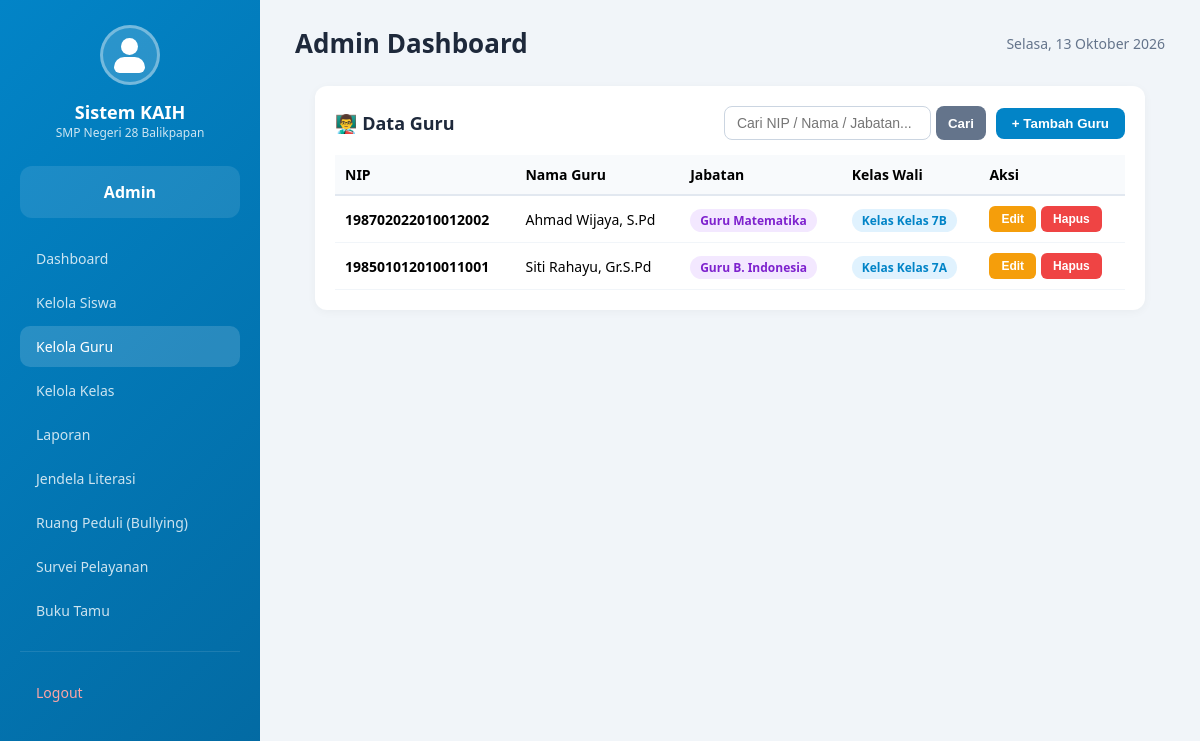
/aplikasi/admin/guru.php (signed in), run on the app's committed database.
### tables this page shows
CREATE TABLE `guru` (
  `id` bigint UNSIGNED NOT NULL,
  `nip` varchar(30) NOT NULL,
  `nama_guru` varchar(100) NOT NULL,
  `kelas` varchar(50) DEFAULT NULL,
  `jenis_kelamin` enum('L','P') DEFAULT NULL,
  `alamat` text,
  `no_hp` varchar(20) DEFAULT NULL,
  `jabatan` varchar(50) DEFAULT NULL,
  `created_at` timestamp NULL DEFAULT NULL,
  `updated_at` timestamp NULL DEFAULT NULL
);

### aplikasi/admin/guru.php (the view, shortened to what this page needs)
<?php
require_once '../../config/database.php';
$search = trim($_GET['q'] ?? '');
$query = "SELECT * FROM guru";
$params = [];
$query .= " ORDER BY nama_guru ASC";
$stmtGuru = $pdo->prepare($query);
$stmtGuru->execute($params);
$daftar_guru = $stmtGuru->fetchAll(PDO::FETCH_ASSOC);
require_once '../includes/header-kaih.php';
?>
<div class="card" style="padding: 20px; background: white; border-radius: 12px; box-shadow: 0 2px 10px rgba(0,0,0,0.04); margin: 20px;">
    <div style="display: flex; justify-content: space-between; align-items: center; margin-bottom: 15px; flex-wrap: wrap; gap: 10px;">
        <h3 style="margin: 0;">👨‍🏫 Data Guru</h3>
        <div style="display: flex; gap: 10px; align-items: center; flex-wrap: wrap;">
            <form method="GET" action="" style="display: flex; gap: 5px;">
                <input type="text" name="q" value="<?php echo htmlspecialchars($search); ?>" placeholder="Cari NIP / Nama / Jabatan..." style="padding: 8px 12px; border: 1px solid #cbd5e1; border-radius: 8px; font-size: 14px; outline: none;">
                <button type="submit" style="padding: 8px 12px; background: #64748b; color: white; border: none; border-radius: 8px; cursor: pointer; font-weight: 600;">Cari</button>
            </form>
            <button onclick="openModalTambah()" style="padding: 8px 16px; background: #0284c7; color: white; border: none; border-radius: 8px; cursor: pointer; font-weight: 600;">
                + Tambah Guru
            </button>
        </div>
    </div>
    <div style="overflow-x: auto;">
        <table style="width: 100%; border-collapse: collapse; font-size: 14px;">
            <thead>
                <tr style="background: #f8fafc; text-align: left;">
                    <th style="padding: 10px; border-bottom: 2px solid #e2e8f0;">NIP</th>
                    <th style="padding: 10px; border-bottom: 2px solid #e2e8f0;">Nama Guru</th>
                    <th style="padding: 10px; border-bottom: 2px solid #e2e8f0;">Jabatan</th>
                    <th style="padding: 10px; border-bottom: 2px solid #e2e8f0;">Kelas Wali</th>
                    <th style="padding: 10px; border-bottom: 2px solid #e2e8f0;">Aksi</th>
                </tr>
            </thead>
            <tbody>
                <?php if (empty($daftar_guru)): ?>
                    <tr>
                        <td colspan="5" style="padding: 20px; text-align: center; color: #94a3b8;">Tidak ada data guru ditemukan</td>
                    </tr>
                <?php else: ?>
                    <?php foreach ($daftar_guru as $g): ?>
                        <tr>
                            <td style="padding: 10px; border-bottom: 1px solid #f1f5f9;"><b><?php echo htmlspecialchars($g['nip']); ?></b></td>
                            <td style="padding: 10px; border-bottom: 1px solid #f1f5f9;"><?php echo htmlspecialchars($g['nama_guru']); ?></td>
                            <td style="padding: 10px; border-bottom: 1px solid #f1f5f9;">
                                <span style="background: #f3e8ff; color: #7e22ce; padding: 3px 10px; border-radius: 20px; font-size: 12px; font-weight: 700;">
                                    <?php echo htmlspecialchars($g['jabatan']); ?>
                                </span>
                            </td>
                            <td style="padding: 10px; border-bottom: 1px solid #f1f5f9;">
                                <?php if (!empty($g['kelas'])): ?>
                                    <span style="background: #e0f2fe; color: #0284c7; padding: 3px 10px; border-radius: 20px; font-size: 12px; font-weight: 700;">
                                        Kelas <?php echo htmlspecialchars($g['kelas']); ?>
                                    </span>
                                <?php else: ?>
                                    <span style="color: #94a3b8; font-style: italic;">—</span>
                                <?php endif; ?>
                            </td>
                            <td style="padding: 10px; border-bottom: 1px solid #f1f5f9;">
                                <div style="display: flex; gap: 5px;">
                                    <button type="button" onclick="openModalEdit(<?php echo htmlspecialchars(json_encode([
                                        'id' => $g['id'],
                                        'nip' => $g['nip'],
                                        'nama_guru' => $g['nama_guru'],
                                        'jabatan' => $g['jabatan'],
                                        'kelas' => $g['kelas'] ?? ''
                                    ])); ?>)" style="padding: 6px 12px; background: #f59e0b; color: white; border: none; border-radius: 6px; cursor: pointer; font-size: 12px; font-weight: 600;">
                                        Edit
                                    </button>
                                    <form method="POST" action="" onsubmit="return confirm('Yakin ingin menghapus guru ini beserta akun login-nya?');" style="margin: 0;">
                                        <button type="submit" style="padding: 6px 12px; background: #ef4444; color: white; border: none; border-radius: 6px; cursor: pointer; font-size: 12px; font-weight: 600;">
                                            Hapus
                                        </button>
                                    </form>
                                </div>
                            </td>
                        </tr>
                    <?php endforeach; ?>
                <?php endif; ?>
            </tbody>
        </table>
    </div>
</div>

### aplikasi/includes/header-kaih.php (style rules this page uses)
* { margin: 0; padding: 0; box-sizing: border-box; }
body { font-family: 'Segoe UI', Tahoma, Geneva, Verdana, sans-serif; background: #f1f5f9; min-height: 100vh; }
.card { background: white; padding: 22px; border-radius: 16px; box-shadow: 0 2px 10px rgba(0,0,0,0.05); margin-bottom: 20px; }
.card h3 { font-size: 18px; color: #1e293b; margin-bottom: 12px; }

### data on the page
guru: nip "198702022010012002", nama_guru "Ahmad Wijaya, S.Pd", jabatan "Guru Matematika", kelas "Kelas 7B"
guru: nip "198501012010011001", nama_guru "Siti Rahayu, Gr.S.Pd", jabatan "Guru B. Indonesia", kelas "Kelas 7A"

### other printed values
$sidebarLabel "Admin"
$role "Admin"
tanggalIndo() "Selasa, 13 Oktober 2026"
